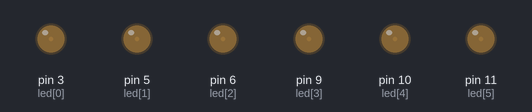
A sketch run on a simulated Arduino Uno, built with avr-gcc and run on an emulated ATmega328P. Parts: output pins drawn as LEDs (lit = HIGH).

Above: at 0.15 s.
At 5.71 s:
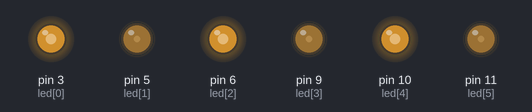
At 8.8 s:
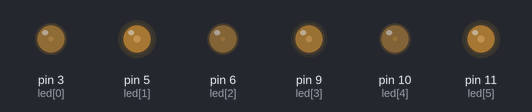
At 17.46 s:
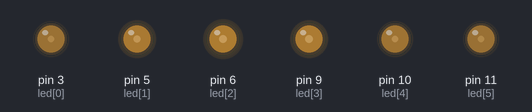
At 25.8 s:
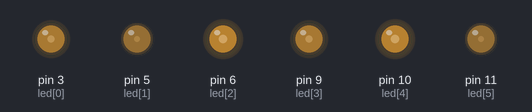
At 33.84 s:
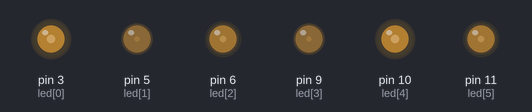
Timing chart, 0 to 33.8 s (numbered marks = the images above):
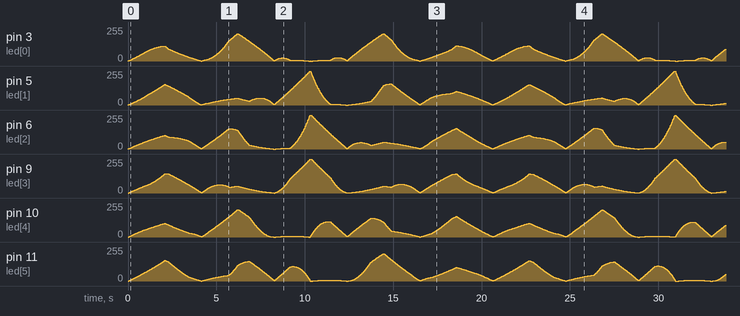

The sketch:

SpecialCollectionPentaPortal.ino
```cpp
#include <color.h>

// 2 rgb leds to these pins
int led[] = {3,5,6,9,10,11};

Color cur_color = Color(1,1,1);
float hue = 0;
float sat = 0;
float satV = 0.0;

float lum = 0;
float lumV = 0.0;

void setup()  {
  for(int i = 0 ; i < 6; i++ ){
    pinMode(led[i], OUTPUT);
  }
}

void loop() // run over and over again
{

  rainbow();
}

void rainbow(){
  hue += 0.003;
  if ( hue >=1 ) hue = 0;

  sat += satV;
  if(sat >=1) satV = -0.002;
  if(sat <=0) satV = 0.002;

  lum += lumV;
  if(lum >=0.5) lumV = -0.005;
  if(lum <=0.01) lumV = 0.005;


  cur_color.convert_hcl_to_rgb(hue,sat,lum);
  display_color(cur_color, led[0], led[1], led[2]);

  float h = hue + 0.5;
  if(h >= 1) h -= 1;

  cur_color.convert_hcl_to_rgb(h,sat,lum);
  display_color(cur_color, led[3], led[4], led[5]);

  //delay(20);
}

void display_color(Color c, int r, int g, int b){
  analogWrite(r, c.red);
  analogWrite(g, c.green);
  analogWrite(b, c.blue);
  delay(10);
}
```
